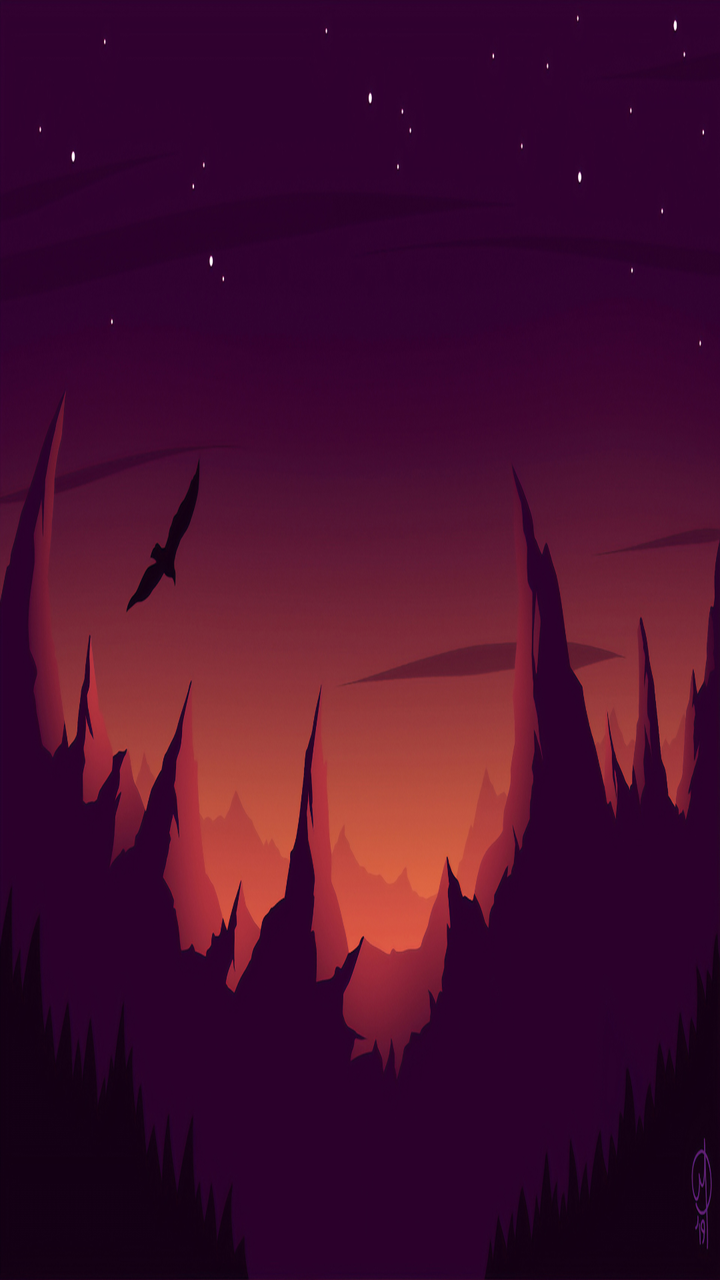
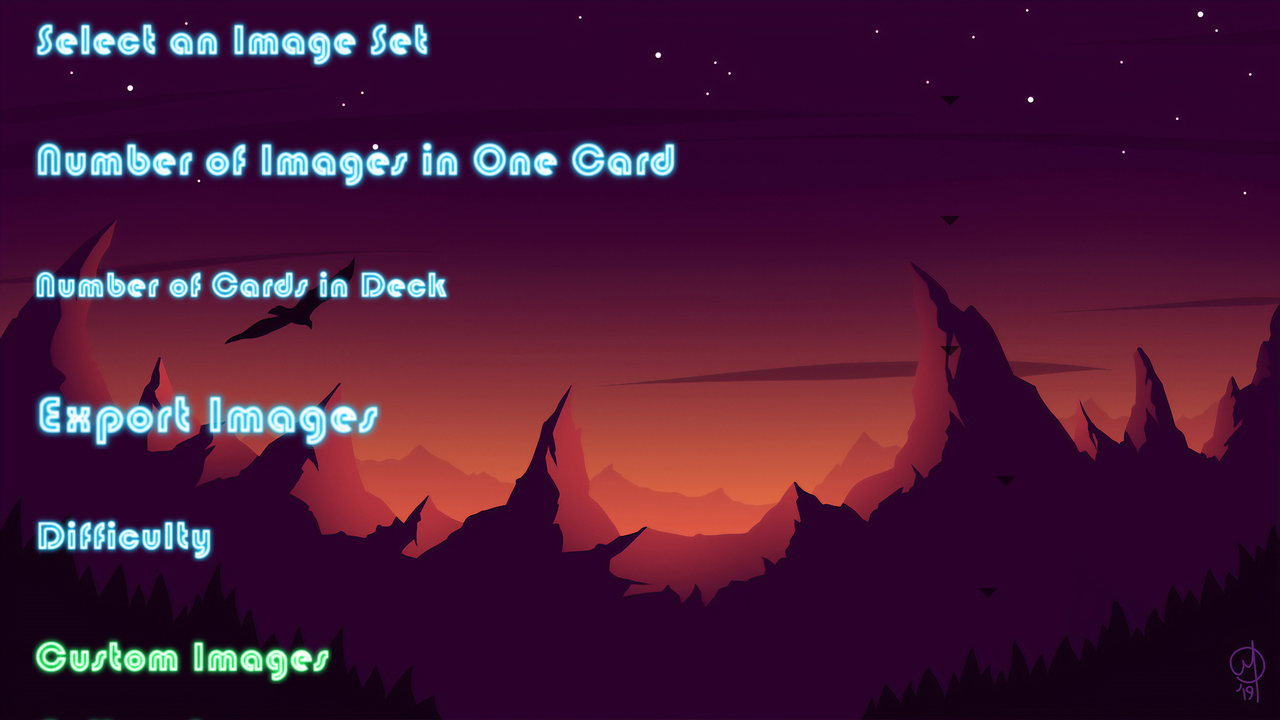

One screen, two layout resources from the same app: the default and the author's alternative for another configuration. Each is rendered where Android would select it; the XML of both is given below.
<!-- AndroidManifest.xml: application theme AppTheme -->
<!-- res/layout/activity_options.xml -->
<?xml version="1.0" encoding="utf-8"?>
<androidx.constraintlayout.widget.ConstraintLayout
    xmlns:android="http://schemas.android.com/apk/res/android"
    xmlns:app="http://schemas.android.com/apk/res-auto"
    xmlns:tools="http://schemas.android.com/tools"
    android:layout_width="match_parent"
    android:layout_height="match_parent"
    tools:context=".OptionsActivity"
    android:background="@drawable/options_activity_background">


    <ImageView
        android:id="@+id/image_selectImageSet"
        android:layout_width="170dp"
        android:layout_height="23dp"
        android:layout_marginStart="16dp"
        android:layout_marginTop="4dp"
        android:layout_marginEnd="209dp"
        app:layout_constraintEnd_toEndOf="parent"
        app:layout_constraintHorizontal_bias="0.0"
        app:layout_constraintStart_toStartOf="parent"
        app:layout_constraintTop_toTopOf="parent"
        app:srcCompat="@drawable/options_select_image_set_title" />

    <Spinner
        android:id="@+id/ImageSetSpinner"
        android:layout_width="502dp"
        android:layout_height="16dp"
        android:layout_marginStart="11dp"
        android:layout_marginTop="12dp"
        android:layout_marginEnd="11dp"
        android:layout_marginBottom="4dp"
        app:layout_constraintBottom_toTopOf="@+id/image_numImagesForOneCard"
        app:layout_constraintEnd_toEndOf="parent"
        app:layout_constraintHorizontal_bias="0.555"
        app:layout_constraintStart_toStartOf="parent"
        app:layout_constraintTop_toBottomOf="@+id/image_selectImageSet" />

    <ImageView
        android:id="@+id/image_numImagesForOneCard"
        android:layout_width="282dp"
        android:layout_height="25dp"
        android:layout_marginStart="16dp"
        android:layout_marginTop="10dp"
        android:layout_marginEnd="209dp"
        android:layout_marginBottom="16dp"
        app:layout_constraintBottom_toTopOf="@+id/numOfImagesSpinner"
        app:layout_constraintEnd_toEndOf="parent"
        app:layout_constraintHorizontal_bias="0.0"
        app:layout_constraintStart_toStartOf="parent"
        app:layout_constraintTop_toBottomOf="@+id/ImageSetSpinner"
        app:layout_constraintVertical_bias="1.0"
        app:srcCompat="@drawable/options_num_images_in_one_card" />

    <ImageView
        android:id="@+id/image_numCardsInDeck"
        android:layout_width="200dp"
        android:layout_height="25dp"
        android:layout_marginStart="16dp"
        android:layout_marginTop="4dp"
        app:layout_constraintStart_toStartOf="parent"
        app:layout_constraintTop_toBottomOf="@+id/numOfImagesSpinner"
        app:srcCompat="@drawable/options_num_cards_in_deck" />

    <Spinner
        android:id="@+id/numOfImagesSpinner"
        android:layout_width="502dp"
        android:layout_height="16dp"
        android:layout_marginStart="11dp"
        android:layout_marginEnd="11dp"
        app:layout_constraintBottom_toBottomOf="parent"
        app:layout_constraintEnd_toEndOf="parent"
        app:layout_constraintHorizontal_bias="0.178"
        app:layout_constraintStart_toStartOf="parent"
        app:layout_constraintTop_toTopOf="parent"
        app:layout_constraintVertical_bias="0.309" />

    <ImageButton
        android:id="@+id/custom_images_button"
        android:layout_width="206dp"
        android:layout_height="39dp"
        android:layout_marginStart="16dp"
        android:layout_marginTop="88dp"
        android:layout_marginEnd="327dp"
        android:adjustViewBounds="true"
        android:background="@android:color/transparent"
        android:contentDescription="@string/button_to_launch_flickr"
        android:scaleType="fitCenter"
        app:layout_constraintEnd_toEndOf="parent"
        app:layout_constraintHorizontal_bias="0.0"
        app:layout_constraintStart_toStartOf="parent"
        app:layout_constraintTop_toBottomOf="@+id/numOfCardsSpinner"
        app:srcCompat="@drawable/custom_images_button" />

    <Spinner
        android:id="@+id/numOfCardsSpinner"
        android:layout_width="502dp"
        android:layout_height="16dp"
        android:layout_marginStart="4dp"
        android:layout_marginTop="4dp"
        android:layout_marginEnd="1dp"
        app:layout_constraintEnd_toEndOf="parent"
        app:layout_constraintHorizontal_bias="0.266"
        app:layout_constraintStart_toStartOf="parent"
        app:layout_constraintTop_toBottomOf="@+id/image_numCardsInDeck" />

    <ImageView
        android:id="@+id/difficulty"
        android:layout_width="92dp"
        android:layout_height="26dp"
        android:layout_marginStart="16dp"
        android:layout_marginBottom="63dp"
        app:layout_constraintBottom_toTopOf="@+id/custom_images_button"
        app:layout_constraintStart_toStartOf="parent"
        app:layout_constraintTop_toBottomOf="@+id/numOfCardsSpinner"
        app:srcCompat="@drawable/options_difficulty" />

    <Spinner
        android:id="@+id/difficultyspinner"
        android:layout_width="502dp"
        android:layout_height="wrap_content"
        android:layout_marginStart="16dp"
        android:layout_marginTop="6dp"
        android:layout_marginBottom="32dp"
        app:layout_constraintBottom_toTopOf="@+id/custom_images_button"
        app:layout_constraintStart_toStartOf="parent"
        app:layout_constraintTop_toBottomOf="@+id/difficulty" />

</androidx.constraintlayout.widget.ConstraintLayout>
<!-- resources referenced by this layout -->
<resources>
  <!-- drawable custom_images_button: png bitmap (drawable-v24, 35470 bytes) -->
  <!-- drawable options_activity_background: jpg bitmap (drawable, 392973 bytes) -->
  <!-- drawable options_difficulty: png bitmap (drawable, 21939 bytes) -->
  <!-- drawable options_num_cards_in_deck: png bitmap (drawable-v24, 51709 bytes) -->
  <!-- drawable options_num_images_in_one_card: png bitmap (drawable-v24, 56762 bytes) -->
  <!-- drawable options_select_image_set_title: png bitmap (drawable-v24, 32465 bytes) -->
  <string name="button_to_launch_flickr">Button to launch Flickr</string>
  <style name="AppTheme" parent="Theme.AppCompat.Light.DarkActionBar">
          
          <item name="colorPrimary">@color/colorAccent</item>
          <item name="colorPrimaryDark">@color/colorRedWhite</item>
          <item name="colorAccent">@color/colorAccent</item>
      </style>
  <color name="colorAccent">#03DAC5</color>
  <color name="colorRedWhite">#F4B2B2</color>
</resources>
<!-- res/layout-sw320dp-land/activity_options.xml (the author's variant of the layout above) -->
<!-- drawn on the phone turned sideways -->
<?xml version="1.0" encoding="utf-8"?>
<androidx.constraintlayout.widget.ConstraintLayout
    xmlns:android="http://schemas.android.com/apk/res/android"
    xmlns:app="http://schemas.android.com/apk/res-auto"
    xmlns:tools="http://schemas.android.com/tools"
    android:layout_width="match_parent"
    android:layout_height="match_parent"
    tools:context=".OptionsActivity"
    android:background="@drawable/options_activity_background">

    <androidx.core.widget.NestedScrollView
        android:layout_width="match_parent"
        android:layout_height="match_parent">
        <LinearLayout
            android:layout_width="match_parent"
            android:layout_height="match_parent"
            android:orientation="vertical"
            android:paddingBottom="4dp">

            <ImageView
                android:id="@+id/image_selectImageSet"
                android:layout_width="200dp"
                android:layout_height="30dp"
                android:layout_marginStart="16dp"
                android:layout_marginTop="5dp"
                app:srcCompat="@drawable/options_select_image_set_title" />

            <Spinner
                android:id="@+id/ImageSetSpinner"
                android:layout_width="483dp"
                android:layout_height="20dp"
                android:layout_marginStart="16dp"
                android:layout_marginTop="5dp" />

            <ImageView
                android:id="@+id/image_numImagesForOneCard"
                android:layout_width="324dp"
                android:layout_height="30dp"
                android:layout_marginStart="16dp"
                android:layout_marginTop="5dp"
                app:srcCompat="@drawable/options_num_images_in_one_card" />

            <Spinner
                android:id="@+id/numOfImagesSpinner"
                android:layout_width="483dp"
                android:layout_height="20dp"
                android:layout_marginStart="16dp"
                android:layout_marginTop="5dp" />

            <ImageView
                android:id="@+id/image_numCardsInDeck"
                android:layout_width="209dp"
                android:layout_height="35dp"
                android:layout_marginStart="16dp"
                android:layout_marginTop="5dp"
                app:srcCompat="@drawable/options_num_cards_in_deck" />

            <Spinner
                android:id="@+id/numOfCardsSpinner"
                android:layout_width="483dp"
                android:layout_height="20dp"
                android:layout_marginStart="16dp"
                android:layout_marginTop="5dp" />

            <ImageView
                android:id="@+id/image_exportImages"
                android:layout_width="175dp"
                android:layout_height="35dp"
                android:layout_marginStart="16dp"
                android:layout_marginTop="5dp"
                app:srcCompat="@drawable/export_images_title" />
            <Spinner
                android:id="@+id/exportImagesSpinner"
                android:layout_width="511dp"
                android:layout_height="20dp"
                android:layout_marginStart="16dp"
                android:layout_marginTop="5dp" />

            <ImageView
                android:id="@+id/difficulty"
                android:layout_width="92dp"
                android:layout_height="26dp"
                android:layout_marginStart="16dp"
                android:layout_marginTop="5dp"
                app:srcCompat="@drawable/options_difficulty" />

            <Spinner
                android:id="@+id/difficultyspinner"
                android:layout_width="502dp"
                android:layout_height="20dp"
                android:layout_marginStart="16dp"
                android:layout_marginTop="5dp" />

            <ImageButton
                android:id="@+id/custom_images_button"
                android:layout_width="150dp"
                android:layout_height="35dp"
                android:layout_marginStart="16dp"
                android:layout_marginTop="5dp"
                android:adjustViewBounds="true"
                android:background="@android:color/transparent"
                android:contentDescription="@string/button_to_launch_flickr"
                android:scaleType="fitCenter"
                app:srcCompat="@drawable/custom_images_button" />

            <ImageButton
                android:id="@+id/gallery_images_button"
                android:layout_width="150dp"
                android:layout_height="35dp"
                android:layout_marginStart="16dp"
                android:layout_marginTop="5dp"
                android:adjustViewBounds="true"
                android:background="@android:color/transparent"
                android:scaleType="fitCenter"
                app:srcCompat="@drawable/gallery_images_button" />
        </LinearLayout>
    </androidx.core.widget.NestedScrollView>


</androidx.constraintlayout.widget.ConstraintLayout>
<!-- resources referenced by the variant -->
<!-- as the phone turned sideways resolves them -->
<resources>
  <!-- drawable custom_images_button: png bitmap (drawable-v24, 35470 bytes) -->
  <!-- drawable export_images_title: png bitmap (drawable, 33164 bytes) -->
  <!-- drawable gallery_images_button: png bitmap (drawable, 32056 bytes) -->
  <!-- drawable options_activity_background: jpg bitmap (drawable, 392973 bytes) -->
  <!-- drawable options_difficulty: png bitmap (drawable, 21939 bytes) -->
  <!-- drawable options_num_cards_in_deck: png bitmap (drawable-v24, 51709 bytes) -->
  <!-- drawable options_num_images_in_one_card: png bitmap (drawable-v24, 56762 bytes) -->
  <!-- drawable options_select_image_set_title: png bitmap (drawable-v24, 32465 bytes) -->
  <string name="button_to_launch_flickr">Button to launch Flickr</string>
  <style name="AppTheme" parent="Theme.AppCompat.Light.DarkActionBar">
          
          <item name="colorPrimary">@color/colorAccent</item>
          <item name="colorPrimaryDark">@color/colorRedWhite</item>
          <item name="colorAccent">@color/colorAccent</item>
      </style>
  <color name="colorAccent">#03DAC5</color>
  <color name="colorRedWhite">#F4B2B2</color>
</resources>
